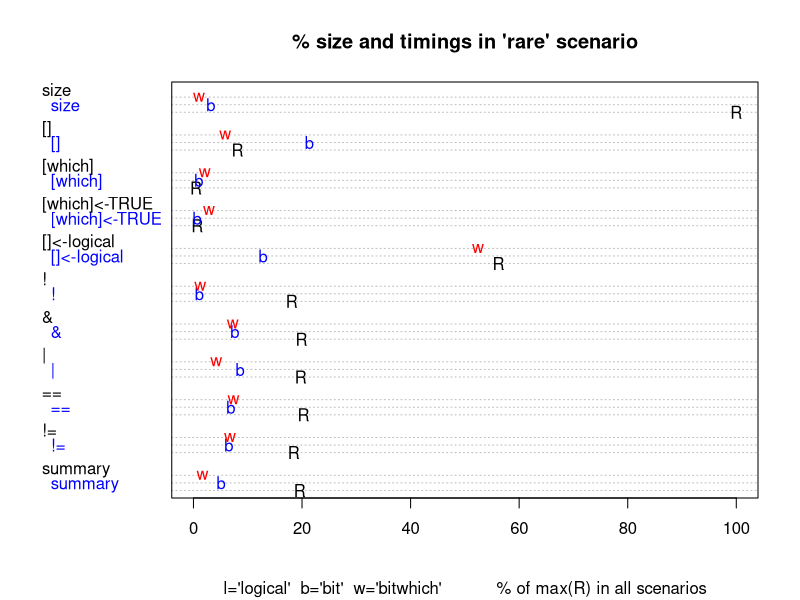
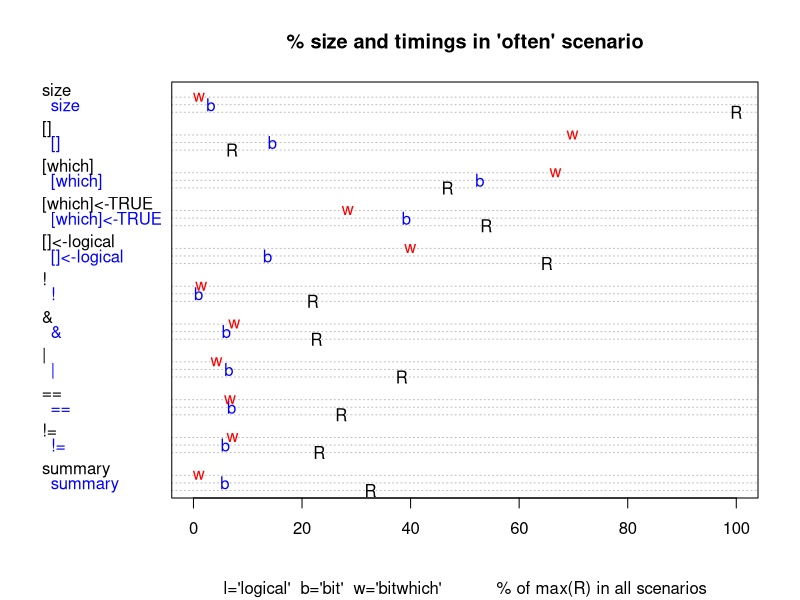
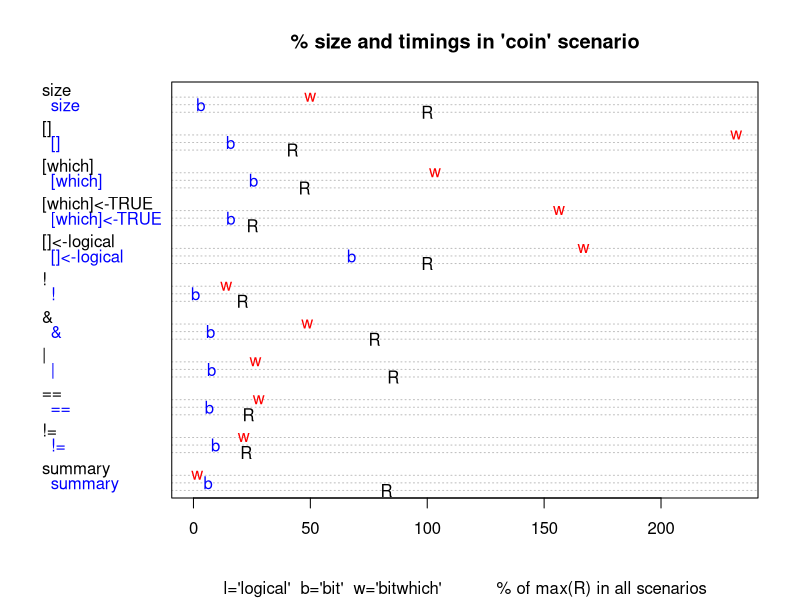

Reproduce these figures in R, in order. (Note: a time limit stopped this script after it produced the figures.)
## ---- chunk 1
knitr::opts_chunk$set(collapse = TRUE, comment = "#>")
library(bit)
library(microbenchmark)
# rmarkdown::render("vignettes/bit-performance.Rmd")
# these are the real settings for the performance vignette
times <- 5
Domain <- c(small=1e3, big=1e6)
Sample <- c(small=1e3, big=1e6)
# these are the settings to keep the cost of CRAN low
#times <- 5
#Domain <- c(small=1e1, big=1e3)
#Sample <- c(small=1e1, big=1e3)

pagebreak <- function() {
  if (knitr::is_latex_output())
    "\\newpage"
  else
    '<div style="page-break-before: always;" />'
}

## ---- chunk 2
a <- 1L
b <- 1e7L
i <- sample(a:b, 1e3)
x <- c(
  R = median(microbenchmark((a:b)[-i], times=times)$time),
  bit = median(microbenchmark(bit_rangediff(c(a, b), i), times=times)$time),
  merge = median(microbenchmark(merge_rangediff(c(a, b), bit_sort(i)), times=times)$time)
)
knitr::kable(as.data.frame(as.list(x/x["R"]*100)), caption="% of time relative to R", digits=1)
## ---- chunk 3
# TODO(r-lib/lintr#773): nolint as a chunk option.
# nolint start: strings_as_factors_linter.
knitr::kable(
  data.frame(
    coin="random 50%",
    often="random 99%",
    rare="random 1%",
    chunk="contiguous chunk of 5%"
  ),
  caption="selection characteristic"
)
# nolint end: strings_as_factors_linter.
## ---- chunk 4
B <- booltypes[c("logical", "bit", "bitwhich", "which", "ri")]
M <-
  c("size", "[]", "[which]", "[which]<-TRUE", "[]<-logical", "!", "&", "|", "==", "!=", "summary")
G <- list(
  coin = function(n) sample(c(FALSE, TRUE), n, replace=TRUE, prob=c(0.5, 0.5)),
  often = function(n) sample(c(FALSE, TRUE), n, replace=TRUE, prob=c(0.01, 0.99)),
  rare = function(n) sample(c(FALSE, TRUE), n, replace=TRUE, prob=c(0.99, 0.01)),
  chunk = function(n) ri(n%/%20, 2L*n%/%20, n)
)
X <- vector("list", length(B)*length(G))
dim(X) <- c(booltype=length(B), data=length(G))
dimnames(X) <- list(booltype=names(B), data=names(G))
tim <- array(NA,
  dim=c(booltype=length(B), metric=length(M), data=length(G)),
  dimnames=list(booltype=names(B), metric=M, data=names(G))
)
for (g in names(G)) {
  x <- G[[g]](Sample[["big"]])
  if (g %in% c("coin", "often", "rare"))
    w <- as.which(as.logical(x))
  for (b in B) {
    if (booltypes[[b]] < 'ri' || (b == 'ri' && g=='chunk')) {
      X[[b, g]] <- as.booltype(x, b)
      if (g %in% c("coin", "often", "rare") && b %in% c("logical", "bit", "bitwhich")) {
        l <- as.booltype(logical(Sample[["big"]]), b)
        tim[b, "[which]", g] <- median(microbenchmark(l[w], times=times)$time)
        tim[b, "[which]<-TRUE", g] <- median(microbenchmark(l[w]<-TRUE, times=times)$time)
        tim[b, "[]", g] <- median(microbenchmark(l[], times=times)$time)
        tim[b, "[]<-logical", g] <- median(microbenchmark(l[]<-x, times=times)$time)
      }
      tim[b, "size", g] <- object.size(X[[b, g]])
    }
  }
}
for (g in names(G)) {
  for (b in c("logical", "bit", "bitwhich")) {
    x <- X[[b, g]]
    if (!is.null(x)) {
      tim[b, "!", g] <- median(microbenchmark(!x, times=times)$time)
      tim[b, "&", g] <- median(microbenchmark(x & x, times=times)$time)
      tim[b, "|", g] <- median(microbenchmark(x | x, times=times)$time)
      tim[b, "==", g] <- median(microbenchmark(x == x, times=times)$time)
      tim[b, "!=", g] <- median(microbenchmark(x != x, times=times)$time)
      tim[b, "summary", g] <- median(microbenchmark(summary.booltype(x), times=times)$time)
    }
  }
}
i <- match("size", M)
for (b in rev(names(B))) { # logical was in first position, so we do this last!
  tim[b, i, ] <- 100 * tim[b, i, ] / tim["logical", i, ]
  tim[b, -i, ] <- 100 * tim[b, -i, ] / max(tim["logical", -i, ], na.rm=TRUE)
}
#rm(X)
## ---- chunk 5
x <- tim[1:3, , "rare"]
m <- rep("", ncol(x))
m <- as.vector(rbind(m, colnames(x), m))
dotchart(x,
  xlim=c(0, max(100, max(x))),
  labels=m,
  pch=c("R", "b", "w"),
  col=c("black", "blue", "red"),
  main="% size and timings in 'rare' scenario",
  sub="l='logical'  b='bit'  w='bitwhich'           % of max(R) in all scenarios"
)
## ---- chunk 6
x <- tim[1:3, , "often"]
dotchart(x,
  xlim=c(0, max(100, max(x))),
  labels=m,
  pch=c("R", "b", "w"),
  col=c("black", "blue", "red"),
  main="% size and timings in 'often' scenario",
  sub="l='logical'  b='bit'  w='bitwhich'           % of max(R) in all scenarios"
)
## ---- chunk 7
x <- tim[1:3, , "coin"]
dotchart(x,
  xlim=c(0, max(100, max(x))),
  labels=m,
  pch=c("R", "b", "w"),
  col=c("black", "blue", "red"),
  main="% size and timings in 'coin' scenario",
  sub="l='logical'  b='bit'  w='bitwhich'           % of max(R) in all scenarios"
)
## ---- chunk 8
knitr::kable(round(tim[, "size", ], 1), caption="% bytes of logical")
## ---- chunk 9
knitr::kable(round(tim[, "[]", ], 1), caption="% time of logical")
## ---- chunk 10
knitr::kable(round(tim[, "[]<-logical", ], 1), caption="% time of logical")
## ---- chunk 11
knitr::kable(round(tim[, "[which]", ], 1), caption="% time of logical")
## ---- chunk 12
knitr::kable(round(tim[, "[which]<-TRUE", ], 1), caption="% time of logical")
## ---- chunk 13
knitr::kable(round(tim[, "!", ], 1), caption="% time for Boolean NOT")
## ---- chunk 14
knitr::kable(round(tim[, "&", ], 1), caption="% time for Boolean &")
## ---- chunk 15
knitr::kable(round(tim[, "|", ], 1), caption="% time for Boolean |")
## ---- chunk 16
knitr::kable(round(tim[, "==", ], 1), caption="% time for Boolean ==")
## ---- chunk 17
knitr::kable(round(tim[, "!=", ], 1), caption="% time for Boolean !=")
## ---- chunk 18
knitr::kable(round(tim[, "summary", ][1:2, 1:2], 1), caption="% time for Boolean summary")
## ---- chunk 19
binaryDomain <- list(
  smallsmall = rep(Domain["small"], 2L),
  smallbig=Domain,
  bigsmall=rev(Domain),
  bigbig=rep(Domain["big"], 2L)
)
binarySample <- list(
  smallsmall = rep(Sample["small"], 2L),
  smallbig=Sample,
  bigsmall=rev(Sample),
  bigbig=rep(Sample["big"], 2L)
)

M <- c("R", "bit", "merge")
G <- c("sort", "sortunique")
D <- c("unsorted", "sorted")

sortM <- vector("list", length(M)*length(G))
dim(sortM) <- c(method=length(M), goal=length(G))
dimnames(sortM) <- list(method=M, goal=G)
sortM[["R", "sort"]] <- sort
sortM[["R", "sortunique"]] <- function(x) sort(unique(x))
sortM[["bit", "sort"]] <- bit_sort
sortM[["bit", "sortunique"]] <- bit_sort_unique

timsort <- array(NA_integer_,
  dim=c(M=2, G=length(G), D=length(D), N=length(Domain)),
  dimnames=list(M=M[1:2], G=G, D=D, N=names(Domain))
)
for (n in names(Domain)) {
  x <- sample(Domain[[n]], Sample[[n]], replace = TRUE)
  d <- "unsorted"
  for (m in c("R", "bit")) {
    for (g in G) {
      timsort[m, g, d, n] <- median(microbenchmark(sortM[[m, g]](x), times=times)$time)
    }
  }
  x <- bit_sort(x)
  d <- "sorted"
  for (m in 1:2) {
    for (g in G) {
      timsort[m, g, d, n] <- median(microbenchmark(sortM[[m, g]](x), times=times)$time)
    }
  }
}


binaryU <-
  c("match", "in", "notin", "union", "intersect", "setdiff", "symdiff", "setequal", "setearly")
binaryM <- vector("list", length(M)*length(binaryU))
dim(binaryM) <- c(method=length(M), task=length(binaryU))
dimnames(binaryM) <- list(method=M, task=binaryU)
binaryM[["R", "match"]] <- match
binaryM[["merge", "match"]] <- merge_match

binaryM[["R", "in"]] <- get("%in%")
binaryM[["bit", "in"]] <- bit_in
binaryM[["merge", "in"]] <- merge_in

binaryM[["R", "notin"]] <- function(x, y) !(x %in% y)
binaryM[["bit", "notin"]] <- function(x, y) !bit_in(x, y)
binaryM[["merge", "notin"]] <- merge_notin

binaryM[["R", "union"]] <- union
binaryM[["bit", "union"]] <- bit_union
binaryM[["merge", "union"]] <- merge_union

binaryM[["R", "intersect"]] <- intersect
binaryM[["bit", "intersect"]] <- bit_intersect
binaryM[["merge", "intersect"]] <- merge_intersect

binaryM[["R", "setdiff"]] <- setdiff
binaryM[["bit", "setdiff"]] <- bit_setdiff
binaryM[["merge", "setdiff"]] <- merge_setdiff

binaryM[["R", "symdiff"]] <- function(x, y) union(setdiff(x, y), setdiff(y, x))
binaryM[["bit", "symdiff"]] <- bit_symdiff
binaryM[["merge", "symdiff"]] <- merge_symdiff

binaryM[["R", "setequal"]] <-
  function(x, y) setequal(x, x) # we compare x to x which avoids early termination
binaryM[["bit", "setequal"]] <- function(x, y) bit_setequal(x, x)
binaryM[["merge", "setequal"]] <- function(x, y) merge_setequal(x, x)

binaryM[["R", "setearly"]] <-
  function(x, y) setequal(x, y) # we compare x to x which avoids early termination
binaryM[["bit", "setearly"]] <- function(x, y) bit_setequal(x, y)
binaryM[["merge", "setearly"]] <- function(x, y) merge_setequal(x, y)

unaryU <- c("unique", "duplicated", "anyDuplicated", "sumDuplicated")
unaryM <- vector("list", length(M)*length(unaryU))
dim(unaryM) <- c(method=length(M), task=length(unaryU))
dimnames(unaryM) <- list(method=M, task=unaryU)
unaryM[["R", "unique"]] <- unique
unaryM[["bit", "unique"]] <- bit_unique
unaryM[["merge", "unique"]] <- merge_unique
unaryM[["R", "duplicated"]] <- duplicated
unaryM[["bit", "duplicated"]] <- bit_duplicated
unaryM[["merge", "duplicated"]] <- merge_duplicated
unaryM[["R", "anyDuplicated"]] <- anyDuplicated
unaryM[["bit", "anyDuplicated"]] <- bit_anyDuplicated
unaryM[["merge", "anyDuplicated"]] <- merge_anyDuplicated
unaryM[["R", "sumDuplicated"]] <- function(x) sum(duplicated(x))
unaryM[["bit", "sumDuplicated"]] <- bit_sumDuplicated
unaryM[["merge", "sumDuplicated"]] <- merge_sumDuplicated

tim <- array(NA_integer_,
  dim=c(M=length(M), U=length(unaryU)+length(binaryU), N=length(binaryDomain), D=length(D)),
  dimnames=list(M=M, U=c(unaryU, binaryU), N=names(binaryDomain), D=D)
)

for (n in names(binaryDomain)) {
  xnam <- names(binaryDomain[[n]])[1]
  ynam <- names(binaryDomain[[n]])[2]
  x <- sample(binaryDomain[[n]][1], binarySample[[n]][1], replace = FALSE)
  y <- sample(binaryDomain[[n]][2], binarySample[[n]][2], replace = FALSE)
  d <- "unsorted"
  if (length(x)==length(y)) {
    for (u in unaryU) {
      for (m in setdiff(M, "merge")) {
        f <- unaryM[[m, u]]
        if (!is.null(f))
          tim[m, u, n, d] <- median(microbenchmark(f(x), times=times)$time)
      }
    }
  }
  for (u in binaryU) {
    for (m in setdiff(M, "merge")) {
      f <- binaryM[[m, u]]
      if (!is.null(f))
        tim[m, u, n, d] <- median(microbenchmark(f(x, y), times=times)$time)
    }
  }
  x <- bit_sort(x)
  y <- bit_sort(y)
  d <- "sorted"
  if (length(x) == length(y)) {
    for (u in unaryU) {
      for (m in M) {
        f <- unaryM[[m, u]]
        if (!is.null(f)) {
          tim[m, u, n, d] <- median(microbenchmark(f(x), times=times)$time)
          # now plug-in measures for unsorted merge
          if (m == "merge") {
            tim["merge", u, n, "unsorted"] <-
              timsort["bit", "sort", "unsorted", xnam] +  tim["merge", u, n, "sorted"]
          }
        }
      }
    }
  }
  for (u in binaryU) {
    for (m in M) {
      f <- binaryM[[m, u]]
      if (!is.null(f)) {
        tim[m, u, n, d] <- median(microbenchmark(f(x, y), times=times)$time)
        # now plug-in measures for unsorted merge
        if (m == "merge") {
          tim["merge", u, n, "unsorted"] =
            timsort["bit", "sort", "unsorted", xnam] +
            timsort["bit", "sort", "unsorted", ynam] +
            tim["merge", u, n, "sorted"]
        }
      }
    }
  }
}
## ---- chunk 20
y <- timsort[, , , "big"]
y <- 100 * y / max(y["R", , ], na.rm=TRUE)
oldpar <- par(mfrow=c(2, 1), mar=c(5, 8, 2, 1))
x <- y[, , "unsorted"]
dotchart(x,
  xlim=c(0, max(100, max(y))),
  labels="",
  pch=c("R", "b"),
  xlab="execution time",
  main="unsorted",
  col=c("red", "blue")
)
x <- y[, , "sorted"]
dotchart(x,
  xlim=c(0, max(100, max(y))),
  labels="",
  pch=c("R", "b"),
  xlab="execution time",
  main="sorted",
  col=c("red", "blue")
)
par(oldpar)
## ---- chunk 21
tim2 <- tim
for (n in names(binaryDomain)) {
  for (d in D) {
    tim2[, , n, d] <- 100*tim[, , n, d]/max(tim["R", , n, d], na.rm=TRUE)
  }
}
## ---- chunk 22
y <- tim2[, , "bigbig", ]
y <- 100 * y / max(y["R", , ], na.rm=TRUE)
x <- y[, , "unsorted"]
m <- rep("", ncol(x))
m <- as.vector(rbind(m, colnames(x), m))
dotchart(x,
  xlim=c(0, max(100, max(y, na.rm=TRUE))),
  labels=m,
  pch=c("R", "b", "m"),
  col=c("red", "blue", "black"),
  main="Timings in 'unsorted bigbig' scenario",
  sub="R='hash'   b='bit'   m='merge'"
)
## ---- chunk 23
x <- y[, , "sorted"]
dotchart(x,
  xlim=c(0, max(y, na.rm=TRUE)),
  labels=m,
  pch=c("R", "b", "m"),
  col=c("red", "blue", "black"),
  main="Timings in 'sorted bigbig' scenario",
  sub="R='hash'   b='bit'   m='merge'"
)
## ---- chunk 24
x <- 100*timsort["bit", , , ]/timsort["R", , , ]
s <- "sorted"
knitr::kable(x[, s, ], caption=paste(s, "data relative to R's sort"), digits=1)
## ---- chunk 25
s <- "unsorted"
knitr::kable(x[, s, ], caption=paste(s, "data relative to R's sort"), digits=1)
## ---- chunk 26
f <- function(u) {
  n <- c("smallsmall", "bigbig")
  x <- tim[c("bit", "merge", "merge"), u, n, ]
  dimnames(x)$M[3] <- "sort"
  dimnames(x)$N <- c("small", "big")
  x["sort", , "unsorted"] <- timsort["bit", "sort", "unsorted", ]
  x["sort", , "sorted"] <- 0
  for (m in dimnames(x)$M) {
    x[m, , ] <- x[m, , ] / tim["R", u, n, ] * 100
  }
  x
}
x <- f("unique")
s <- "sorted"
knitr::kable(x[, , s], caption=paste(s, "data relative to R"), digits=1)
## ---- chunk 27
s <- "unsorted"
knitr::kable(x[, , s], caption=paste(s, "data relative to R"), digits=1)
## ---- chunk 28
x <- f("duplicated")
s <- "sorted"
knitr::kable(x[, , s], caption=paste(s, "data relative to R"), digits=1)
## ---- chunk 29
s <- "unsorted"
knitr::kable(x[, , s], caption=paste(s, "data relative to R"), digits=1)
## ---- chunk 30
x <- f("anyDuplicated")
s <- "sorted"
knitr::kable(x[, , s], caption=paste(s, "data relative to R"), digits=1)
## ---- chunk 31
s <- "unsorted"
knitr::kable(x[, , s], caption=paste(s, "data relative to R"), digits=1)
## ---- chunk 32
x <- f("sumDuplicated")
s <- "sorted"
knitr::kable(x[, , s], caption=paste(s, "data relative to R"), digits=1)
## ---- chunk 33
s <- "unsorted"
knitr::kable(x[, , s], caption=paste(s, "data relative to R"), digits=1)
## ---- chunk 34
f <- function(u) {
  x <- tim[c("bit", "merge", "merge"), u, , ]
  dimnames(x)$M[3] <- "sort"
  s <- timsort["bit", "sort", "unsorted", ]
  x["sort", , "unsorted"] <- rep(s, c(2, 2)) + c(s, s)
  x["sort", , "sorted"] <- 0
  for (m in dimnames(x)$M) {
    x[m, , ] <- x[m, , ] / tim["R", u, , ] * 100
  }
  x
}
x <- f("match")
s <- "sorted"
knitr::kable(x[, , s], caption=paste(s, "data relative to R"), digits=1)
## ---- chunk 35
s <- "unsorted"
knitr::kable(x[, , s], caption=paste(s, "data relative to R"), digits=1)
## ---- chunk 36
x <- f("in")
s <- "sorted"
knitr::kable(x[, , s], caption=paste(s, "data relative to R"), digits=1)
## ---- chunk 37
s <- "unsorted"
knitr::kable(x[, , s], caption=paste(s, "data relative to R"), digits=1)
## ---- chunk 38
x <- f("notin")
s <- "sorted"
knitr::kable(x[, , s], caption=paste(s, "data relative to R"), digits=1)
## ---- chunk 39
s <- "unsorted"
knitr::kable(x[, , s], caption=paste(s, "data relative to R"), digits=1)
## ---- chunk 40
x <- f("union")
s <- "sorted"
knitr::kable(x[, , s], caption=paste(s, "data relative to R"), digits=1)
## ---- chunk 41
s <- "unsorted"
knitr::kable(x[, , s], caption=paste(s, "data relative to R"), digits=1)
## ---- chunk 42
x <- f("intersect")
s <- "sorted"
knitr::kable(x[, , s], caption=paste(s, "data relative to R"), digits=1)
## ---- chunk 43
s <- "unsorted"
knitr::kable(x[, , s], caption=paste(s, "data relative to R"), digits=1)
## ---- chunk 44
x <- f("setdiff")
s <- "sorted"
knitr::kable(x[, , s], caption=paste(s, "data relative to R"), digits=1)
## ---- chunk 45
s <- "unsorted"
knitr::kable(x[, , s], caption=paste(s, "data relative to R"), digits=1)
## ---- chunk 46
x <- f("symdiff")
s <- "sorted"
knitr::kable(x[, , s], caption=paste(s, "data relative to R"), digits=1)
## ---- chunk 47
s <- "unsorted"
knitr::kable(x[, , s], caption=paste(s, "data relative to R"), digits=1)
## ---- chunk 48
x <- f("setequal")
s <- "sorted"
knitr::kable(x[, , s], caption=paste(s, "data relative to R"), digits=1)
## ---- chunk 49
s <- "unsorted"
knitr::kable(x[, , s], caption=paste(s, "data relative to R"), digits=1)
## ---- chunk 50
x <- f("setearly")
s <- "sorted"
knitr::kable(x[, , s], caption=paste(s, "data relative to R"), digits=1)
## ---- chunk 51
s <- "unsorted"
knitr::kable(x[, , s], caption=paste(s, "data relative to R"), digits=1)
